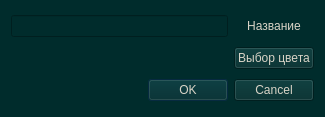
<?xml version="1.0" encoding="UTF-8"?>
<ui version="4.0">
 <class>FlagEditor</class>
 <widget class="QDialog" name="FlagEditor">
  <property name="geometry">
   <rect>
    <x>0</x>
    <y>0</y>
    <width>325</width>
    <height>117</height>
   </rect>
  </property>
  <property name="minimumSize">
   <size>
    <width>0</width>
    <height>117</height>
   </size>
  </property>
  <property name="maximumSize">
   <size>
    <width>16777215</width>
    <height>117</height>
   </size>
  </property>
  <property name="windowTitle">
   <string>Флаг</string>
  </property>
  <property name="styleSheet">
   <string notr="true">background-color: rgb(0, 44, 44);
selection-background-color: rgb(7, 52, 80);
alternate-background-color: rgb(0, 85, 0);

color: rgb(217, 212, 199);

font: 11.5pt &quot;MS Shell Dlg 2&quot;;</string>
  </property>
  <layout class="QGridLayout" name="gridLayout">
   <item row="0" column="0">
    <widget class="QLineEdit" name="leTitle"/>
   </item>
   <item row="0" column="1">
    <widget class="QLabel" name="lbTitle">
     <property name="text">
      <string>Название</string>
     </property>
     <property name="textFormat">
      <enum>Qt::AutoText</enum>
     </property>
     <property name="alignment">
      <set>Qt::AlignCenter</set>
     </property>
    </widget>
   </item>
   <item row="2" column="0" colspan="2">
    <widget class="QDialogButtonBox" name="buttonBox">
     <property name="orientation">
      <enum>Qt::Horizontal</enum>
     </property>
     <property name="standardButtons">
      <set>QDialogButtonBox::Cancel|QDialogButtonBox::Ok</set>
     </property>
    </widget>
   </item>
   <item row="1" column="1">
    <widget class="QPushButton" name="pbColor">
     <property name="text">
      <string>Выбор цвета</string>
     </property>
     <property name="default">
      <bool>false</bool>
     </property>
    </widget>
   </item>
  </layout>
 </widget>
 <resources/>
 <connections>
  <connection>
   <sender>buttonBox</sender>
   <signal>accepted()</signal>
   <receiver>FlagEditor</receiver>
   <slot>accept()</slot>
   <hints>
    <hint type="sourcelabel">
     <x>248</x>
     <y>254</y>
    </hint>
    <hint type="destinationlabel">
     <x>157</x>
     <y>274</y>
    </hint>
   </hints>
  </connection>
  <connection>
   <sender>buttonBox</sender>
   <signal>rejected()</signal>
   <receiver>FlagEditor</receiver>
   <slot>reject()</slot>
   <hints>
    <hint type="sourcelabel">
     <x>316</x>
     <y>260</y>
    </hint>
    <hint type="destinationlabel">
     <x>286</x>
     <y>274</y>
    </hint>
   </hints>
  </connection>
 </connections>
</ui>
